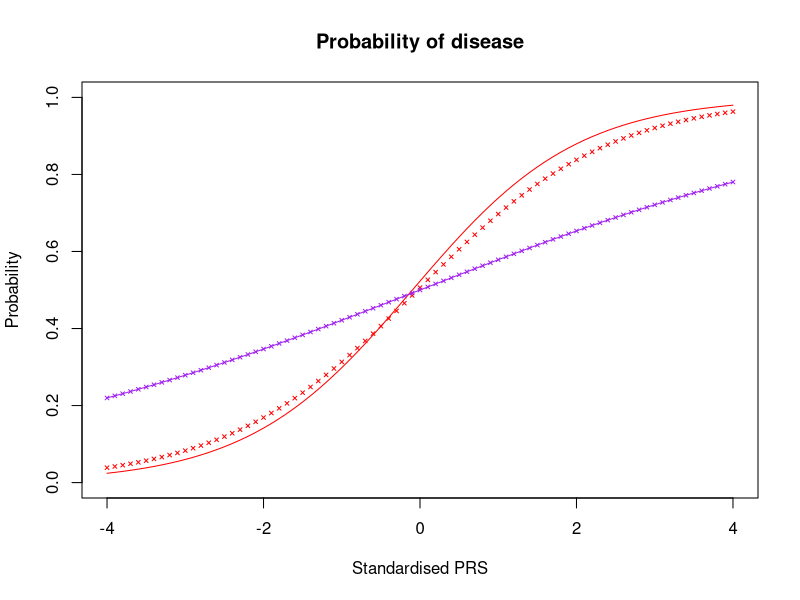

Recreate this plot in R. (Note: this script raises an error after producing the figure.)
gwas<-read.table(file="GWAS_SNPs.txt", header=T, sep=" ")
M<-nrow(gwas)

OdR<-gwas$OR
log(OdR)
f0<-gwas$AltAlleleFreq
f1<-OdR*f0/(1-f0*(1-OdR))
lor <- log(f1*(1-f0)/f0/(1-f1))  # log odds ratio

Nc <- 10000  # number of cases
Nn <- 10000  # number of controls
K <- Nc/(Nc+Nn)  # prevalence

# create random genotypes based on allele frequencies
gen <- matrix(nrow=Nc+Nn, ncol=M)
for (m in (1:M)) {
  gen[1:Nc, m] <- rbinom(Nc, 1, f1[m])+rbinom(Nc, 1, f1[m]);
  gen[(Nc+1):(Nc+Nn), m] <- rbinom(Nc, 1, f0[m])+rbinom(Nc, 1, f0[m])
}

status <- c(rep(1, Nc), rep(0, Nn))  # case/non-case status
PRS <- array(dim=Nc+Nn)
for (i in (1:(Nc+Nn))) PRS[i] <- sum(lor*gen[i,])  # polygenic risk score


# do logistic regression on the generated PRS from simulation
cdat <- glm(status ~ PRS, family=binomial)$coefficients

# calculate means, variances and st.dev. of PRS in cases and in non-cases
m1 <- mean(PRS[1:Nc])
m0 <- mean(PRS[(Nc+1):(Nc+Nn)])
v1 <- var(PRS[1:Nc])
v0 <- var(PRS[(Nc+1):(Nc+Nn)])
s1 <- sqrt(v1)
s0 <- sqrt(v0)

# hence population data
mp <- K*m1 + (1-K)*m0  # mean PRS in population
vp <- K*s1*s1 + (1-K)*s0*s0 + K*(1-K)*(m1 - m0)*(m1 - m0) # PRS variance in population

# theoretical regression coefficients
r0 <- (s1*s1 + (m0 - m1)*(m0 - m1))/s0/s0
r1 <- (s0*s0 + (m0 - m1)*(m0 - m1))/s1/s1
beta <- (m1 - m0)*(K*(1-K)*((r0+r1)/2 - 1) + K*s1*s1/s0/s0 + (1-K)*s0*s0/s1/s1)/vp
alpha <- log(K*s0/(1-K)/s1) + ((r0-1)*K + (1-r1)*(1-K))/2 - mp*beta


# plots:
grid <- (-40:40)/10
X <- sqrt(vp)*grid+mp
Y <- 1/(1 + exp(-alpha - beta*X))

plot(Y ~ grid, type="l", ylim=c(0,1), col="red", 
     main="Probability of disease", ylab="Probability", xlab="Standardised PRS")
Ydat <- 1/(1 + exp(-cdat[1] - cdat[2]*X))
points (Ydat ~ grid, col="red", pch=4, cex = 0.5)


GWASwithAPOE<-PRS






#PRS_noAPE
PRS_noAPOE<-PRS
for (i in (1:(Nc+Nn))) PRS_noAPOE[i] <- PRS[i]-lor[37]*gen[i,37]  #
cdat <- glm(status ~ PRS_noAPOE, family=binomial)$coefficients

# calculate means, variances and st.dev. of PRS in cases and in non-cases
m1 <- mean(PRS_noAPOE[1:Nc])
m0 <- mean(PRS_noAPOE[(Nc+1):(Nc+Nn)])
v1 <- var(PRS_noAPOE[1:Nc])
v0 <- var(PRS_noAPOE[(Nc+1):(Nc+Nn)])
s1 <- sqrt(v1)
s0 <- sqrt(v0)

# hence population data
mp <- K*m1 + (1-K)*m0  # mean PRS in population
vp <- K*s1*s1 + (1-K)*s0*s0 + K*(1-K)*(m1 - m0)*(m1 - m0) # PRS variance in population

# theoretical regression coefficients
r0 <- (s1*s1 + (m0 - m1)*(m0 - m1))/s0/s0
r1 <- (s0*s0 + (m0 - m1)*(m0 - m1))/s1/s1
beta <- (m1 - m0)*(K*(1-K)*((r0+r1)/2 - 1) + K*s1*s1/s0/s0 + (1-K)*s0*s0/s1/s1)/vp
alpha <- log(K*s0/(1-K)/s1) + ((r0-1)*K + (1-r1)*(1-K))/2 - mp*beta

c(alpha, beta) # for comparison

# plots:
# black = theoretical
# green = from logistic regression (actual genotype simulation done in beginning)
grid <- (-40:40)/10
X <- sqrt(vp)*grid+mp
Y <- 1/(1 + exp(-alpha - beta*X))

points(Y ~ grid, type="l", col="purple")
Ydat <- 1/(1 + exp(-cdat[1] - cdat[2]*X))
points (Ydat ~ grid, col="purple", pch=4, cex = 0.5)










#APOE only
APOE <- array(dim=Nc+Nn)
for (i in (1:(Nc+Nn))) APOE[i] <- gen[i,37]  # polygenic risk score

# do logistic regression on the generated PRS from simulation
cdat <- glm(status ~ APOE, family=binomial)$coefficients

# calculate means, variances and st.dev. of PRS in cases and in non-cases
m1 <- mean(APOE[1:Nc])
m0 <- mean(APOE[(Nc+1):(Nc+Nn)])
v1 <- var(APOE[1:Nc])
v0 <- var(APOE[(Nc+1):(Nc+Nn)])
s1 <- sqrt(v1)
s0 <- sqrt(v0)

# hence population data
mp <- K*m1 + (1-K)*m0  # mean PRS in population
vp <- K*s1*s1 + (1-K)*s0*s0 + K*(1-K)*(m1 - m0)*(m1 - m0) # PRS variance in population

# theoretical regression coefficients
r0 <- (s1*s1 + (m0 - m1)*(m0 - m1))/s0/s0
r1 <- (s0*s0 + (m0 - m1)*(m0 - m1))/s1/s1
beta <- (m1 - m0)*(K*(1-K)*((r0+r1)/2 - 1) + K*s1*s1/s0/s0 + (1-K)*s0*s0/s1/s1)/vp
alpha <- log(K*s0/(1-K)/s1) + ((r0-1)*K + (1-r1)*(1-K))/2 - mp*beta


# plots:
grid <- (-40:40)/10
X <- sqrt(vp)*grid+mp
Y <- 1/(1 + exp(-alpha - beta*X))

#RARE
RARE<-array(0, dim=Nc+Nn)
lor<-c(log(7.22), log(2.46), log(1.67),  log(1.43), log(0.68), log(0.189))
f1<-c(0.0062,    0.004,     0.014,      0.011,     0.006,      0.0013)
f0<-f1/(exp(lor)*(1-f1)+f1)
#SORL1 (OR=7.22, Bellenguez), TREM2 (OR=2.46 and OR=1.67, Sims), ABI3 (1.43, sims), 
#PLCG2 (OR=0.68, Sims), (APP, OR=0.189, Jonsson, Nature 488:96–99(2012))

M<-length(lor)
gen <- matrix(nrow=Nc+Nn, ncol=M)
for (m in (1:M)) {
  gen[1:Nc, m] <- rbinom(Nc, 1, f1[m])+rbinom(Nc, 1, f1[m]);
  gen[(Nc+1):(Nc+Nn), m] <- rbinom(Nc, 1, f0[m])+rbinom(Nc, 1, f0[m])
}
for (i in (1:(Nc+Nn))) RARE[i] <- sum(lor*gen[i,])  # polygenic risk score

GWASwithAPOEwithRARE<-GWASwithAPOE+RARE

cdat <- glm(status ~ GWASwithAPOEwithRARE, family=binomial)$coefficients

# calculate means, variances and st.dev. of PRS in cases and in non-cases
m1 <- mean(GWASwithAPOEwithRARE[1:Nc])
m0 <- mean(GWASwithAPOEwithRARE[(Nc+1):(Nc+Nn)])
v1 <- var(GWASwithAPOEwithRARE[1:Nc])
v0 <- var(GWASwithAPOEwithRARE[(Nc+1):(Nc+Nn)])
s1 <- sqrt(v1)
s0 <- sqrt(v0)

# hence population data
mp <- K*m1 + (1-K)*m0  # mean PRS in population
vp <- K*s1*s1 + (1-K)*s0*s0 + K*(1-K)*(m1 - m0)*(m1 - m0) # PRS variance in population

# theoretical regression coefficients
r0 <- (s1*s1 + (m0 - m1)*(m0 - m1))/s0/s0
r1 <- (s0*s0 + (m0 - m1)*(m0 - m1))/s1/s1
beta <- (m1 - m0)*(K*(1-K)*((r0+r1)/2 - 1) + K*s1*s1/s0/s0 + (1-K)*s0*s0/s1/s1)/vp
alpha <- log(K*s0/(1-K)/s1) + ((r0-1)*K + (1-r1)*(1-K))/2 - mp*beta

grid <- (-40:40)/10
X <- sqrt(vp)*grid+mp
Y <- 1/(1 + exp(-alpha - beta*X))








#Simulation of additional PRS
Nmar<-  c(5000,  10000, 25000,  20000,  20000, 20000)
Bmean<- c(0.005, 0.003, 0.002, 0.0015, 0.001,  0.0005)
Bsdev <-c(0.02,  0.015, 0.01,   0.01,   0.01,   0.01)
RAN   <-c(0.9,   0.8,   0.57,  0.7,    0.6,   0.5)
mafL <-0.01
mafU <- 0.45
sum(Nmar)

GWASwithAPOEwithRAREwithPRS<-GWASwithAPOE+RARE
for (SC in 1:length(Nmar))
{
  KK<-floor(Nmar[SC]*RAN[SC])
  KKminorAllele<-floor(KK*0.7)
  lor<-rnorm(KKminorAllele, Bmean[SC], Bsdev[SC])
  f1<- runif(KKminorAllele, mafL, mafU)
  f0<-f1/(exp(lor)*(1-f1)+f1)
  gen <- matrix(nrow=Nc+Nn, ncol=KKminorAllele)
  for (m in (1:KKminorAllele)) {
    gen[1:Nc, m] <- rbinom(Nc, 1, f1[m])+rbinom(Nc, 1, f1[m]);
    gen[(Nc+1):(Nc+Nn), m] <- rbinom(Nc, 1, f0[m])+rbinom(Nc, 1, f0[m])
  }
  for (i in (1:(Nc+Nn))) GWASwithAPOEwithRAREwithPRS[i] <- GWASwithAPOEwithRAREwithPRS[i]+sum(lor*gen[i,])
    
  KKmajorAllele<-KK-KKminorAllele
  lor<-rnorm(KKmajorAllele, Bmean[SC], Bsdev[SC])
  f1<- runif(KKmajorAllele, (1-mafU), (1-mafL))
  f0<-f1/(exp(lor)*(1-f1)+f1)
  gen <- matrix(nrow=Nc+Nn, ncol=KKmajorAllele)
  for (m in (1:KKmajorAllele)) {
    gen[1:Nc, m] <- rbinom(Nc, 1, f1[m])+rbinom(Nc, 1, f1[m]);
    gen[(Nc+1):(Nc+Nn), m] <- rbinom(Nc, 1, f0[m])+rbinom(Nc, 1, f0[m])
  }
  for (i in (1:(Nc+Nn))) GWASwithAPOEwithRAREwithPRS[i] <- GWASwithAPOEwithRAREwithPRS[i]+sum(lor*gen[i,])  # polygenic risk score
  
  #RANDOM
    KK<-Nmar[SC]-KK
    lor<-rnorm(KK, Bmean[SC], Bsdev[SC])
    f1<-runif(KK, mafL, mafU)
    f0<-f1
    gen <- matrix(nrow=Nc+Nn, ncol=KK)
    for (m in (1:KK)) {
      gen[1:Nc, m] <- rbinom(Nc, 1, f1[m])+rbinom(Nc, 1, f1[m]);
      gen[(Nc+1):(Nc+Nn), m] <- rbinom(Nc, 1, f0[m])+rbinom(Nc, 1, f0[m])
    }
    for (i in (1:(Nc+Nn))) GWASwithAPOEwithRAREwithPRS[i] <- GWASwithAPOEwithRAREwithPRS[i]+sum(lor*gen[i,])
}#SCENARIO

cdat <- glm(status ~ GWASwithAPOEwithRAREwithPRS, family=binomial)$coefficients
cdat

# calculate means, variances and st.dev. of PRS in cases and in non-cases
m1 <- mean(GWASwithAPOEwithRAREwithPRS[1:Nc])
m0 <- mean(GWASwithAPOEwithRAREwithPRS[(Nc+1):(Nc+Nn)])
v1 <- var(GWASwithAPOEwithRAREwithPRS[1:Nc])
v0 <- var(GWASwithAPOEwithRAREwithPRS[(Nc+1):(Nc+Nn)])
s1 <- sqrt(v1)
s0 <- sqrt(v0)

# hence population data
mp <- K*m1 + (1-K)*m0  # mean PRS in population
vp <- K*s1*s1 + (1-K)*s0*s0 + K*(1-K)*(m1 - m0)*(m1 - m0) # PRS variance in population

# theoretical regression coefficients
r0 <- (s1*s1 + (m0 - m1)*(m0 - m1))/s0/s0
r1 <- (s0*s0 + (m0 - m1)*(m0 - m1))/s1/s1
beta <- (m1 - m0)*(K*(1-K)*((r0+r1)/2 - 1) + K*s1*s1/s0/s0 + (1-K)*s0*s0/s1/s1)/vp
alpha <- log(K*s0/(1-K)/s1) + ((r0-1)*K + (1-r1)*(1-K))/2 - mp*beta
c(alpha, beta) # for comparison

grid <- (-40:40)/10
X <- sqrt(vp)*grid+mp
Y <- 1/(1 + exp(-alpha - beta*X))

points(Y ~ grid, type="l", ylim=c(0,1), col="black")
Ydat <- 1/(1 + exp(-cdat[1] - cdat[2]*X))
points (Ydat ~ grid, col="black", pch=4, cex = 0.5)


legend(x="topleft", 
       legend=c("GWAS SNPs without APOE (formula)", "GWAS SNPs without APOE (regression)",
                "APOE and GWAS SNPs (formula)", "APOE and GWAS SNPs (regression)", 
                "Full PRS (formula)", "Full PRS (regression)"), 
        col=c("purple", "purple", "red", "red", "black", "black"), 
        lty=c(1, 0, 1, 0, 1, 0), 
        pch=c(NA,4, NA,4, NA,4),
cex=0.8)


